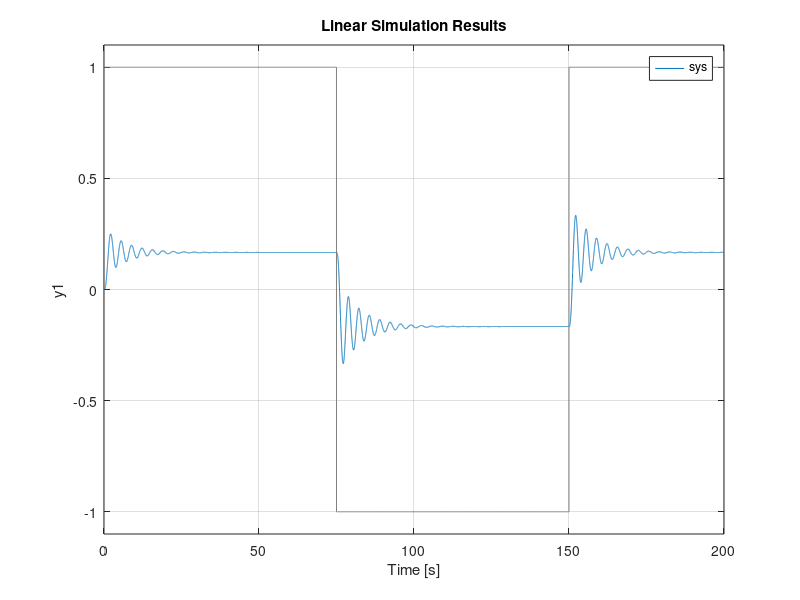

Write the MATLAB code that produced this figure.
% Defining the linear state space model
A = [-2, -4, -6;
    1, 0, 0;
    0, 1, 0];
B = [1; 0; 0];
C = [0, 0, 1];
D = 0;
sys = ss(A, B, C, D);

% Setting up the initial conditions and control signal for simulation
x0 = [0; 0; 0];
freq = 1/(2*75);
Ts = 0.01;
t0 = 0;
tf = 200;
t = t0:Ts:tf;
u = square(2*pi*freq*t);

% Simulate the system
lsim(sys, u, t);
grid on
saveas(gcf, "square-wave-response.png")
